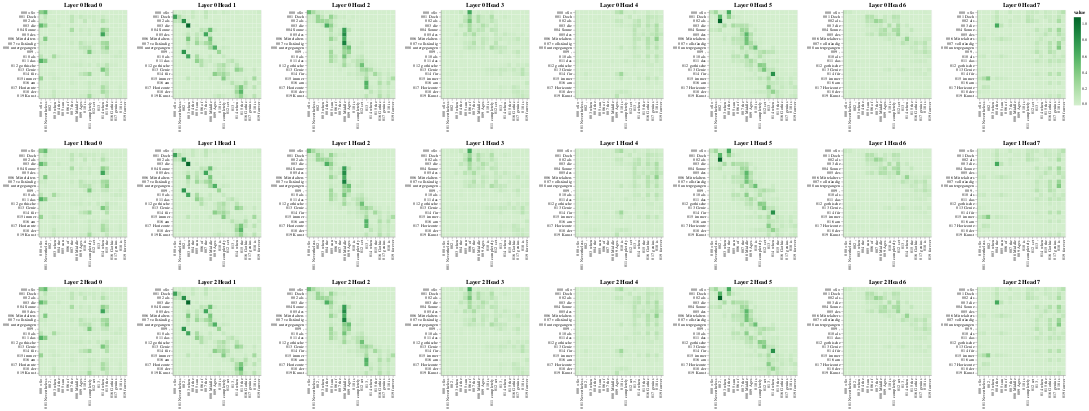

The code cell stored with this chart in its notebook:
### Code cell
# Cross-Attention
get_all_attention_maps("encoder-decoder", layers, heads, encoder_input_tokens, decoder_input_tokens, min(20, sentence_len))

### Figure 1 — Vega-Lite specification as saved in the notebook (floating-point values rounded to 4 significant figures; data arrays with more than 128 entries replaced by an {"elided": "..."} marker saying what was removed)
{"config": {"view": {"continuousWidth": 300, "continuousHeight": 300}}, "vconcat": [{"hconcat": [{"data": {"name": "data-8736ef7be3ede971988604197fa76ca9"}, "mark": {"type": "rect"}, "encoding": {"color": {"field": "value", "scale": {"scheme": "greens"}, "type": "quantitative"}, "tooltip": [{"field": "row", "type": "quantitative"}, {"field": "column", "type": "quantitative"}, {"field": "value", "type": "quantitative"}, {"field": "row_token", "type": "nominal"}, {"field": "col_token", "type": "nominal"}], "x": {"axis": {"title": ""}, "field": "col_token", "type": "nominal"}, "y": {"axis": {"title": ""}, "field": "row_token", "type": "nominal"}}, "height": 200, "name": "view_385", "title": "Layer 0 Head 0", "width": 200}, {"data": {"name": "data-9150cadddae7a0141cdaa6cbe632d141"}, "mark": {"type": "rect"}, "encoding": {"color": {"field": "value", "scale": {"scheme": "greens"}, "type": "quantitative"}, "tooltip": [{"field": "row", "type": "quantitative"}, {"field": "column", "type": "quantitative"}, {"field": "value", "type": "quantitative"}, {"field": "row_token", "type": "nominal"}, {"field": "col_token", "type": "nominal"}], "x": {"axis": {"title": ""}, "field": "col_token", "type": "nominal"}, "y": {"axis": {"title": ""}, "field": "row_token", "type": "nominal"}}, "height": 200, "name": "view_386", "title": "Layer 0 Head 1", "width": 200}, {"data": {"name": "data-ccd108cbacaee5740bf3c2200a75e116"}, "mark": {"type": "rect"}, "encoding": {"color": {"field": "value", "scale": {"scheme": "greens"}, "type": "quantitative"}, "tooltip": [{"field": "row", "type": "quantitative"}, {"field": "column", "type": "quantitative"}, {"field": "value", "type": "quantitative"}, {"field": "row_token", "type": "nominal"}, {"field": "col_token", "type": "nominal"}], "x": {"axis": {"title": ""}, "field": "col_token", "type": "nominal"}, "y": {"axis": {"title": ""}, "field": "row_token", "type": "nominal"}}, "height": 200, "name": "view_387", "title": "Layer 0 Head 2", "width": 200}, {"data": {"name": "data-61908daa3ada5254c2de0e804e0315f9"}, "mark": {"type": "rect"}, "encoding": {"color": {"field": "value", "scale": {"scheme": "greens"}, "type": "quantitative"}, "tooltip": [{"field": "row", "type": "quantitative"}, {"field": "column", "type": "quantitative"}, {"field": "value", "type": "quantitative"}, {"field": "row_token", "type": "nominal"}, {"field": "col_token", "type": "nominal"}], "x": {"axis": {"title": ""}, "field": "col_token", "type": "nominal"}, "y": {"axis": {"title": ""}, "field": "row_token", "type": "nominal"}}, "height": 200, "name": "view_388", "title": "Layer 0 Head 3", "width": 200}, {"data": {"name": "data-4ea4518d038194f1c975bb36cb4beac5"}, "mark": {"type": "rect"}, "encoding": {"color": {"field": "value", "scale": {"scheme": "greens"}, "type": "quantitative"}, "tooltip": [{"field": "row", "type": "quantitative"}, {"field": "column", "type": "quantitative"}, {"field": "value", "type": "quantitative"}, {"field": "row_token", "type": "nominal"}, {"field": "col_token", "type": "nominal"}], "x": {"axis": {"title": ""}, "field": "col_token", "type": "nominal"}, "y": {"axis": {"title": ""}, "field": "row_token", "type": "nominal"}}, "height": 200, "name": "view_389", "title": "Layer 0 Head 4", "width": 200}, {"data": {"name": "data-1f2f0e8140e101efbb5c46f722a12c8e"}, "mark": {"type": "rect"}, "encoding": {"color": {"field": "value", "scale": {"scheme": "greens"}, "type": "quantitative"}, "tooltip": [{"field": "row", "type": "quantitative"}, {"field": "column", "type": "quantitative"}, {"field": "value", "type": "quantitative"}, {"field": "row_token", "type": "nominal"}, {"field": "col_token", "type": "nominal"}], "x": {"axis": {"title": ""}, "field": "col_token", "type": "nominal"}, "y": {"axis": {"title": ""}, "field": "row_token", "type": "nominal"}}, "height": 200, "name": "view_390", "title": "Layer 0 Head 5", "width": 200}, {"data": {"name": "data-29fc10285da00ef0576bc0feae71c1ba"}, "mark": {"type": "rect"}, "encoding": {"color": {"field": "value", "scale": {"scheme": "greens"}, "type": "quantitative"}, "tooltip": [{"field": "row", "type": "quantitative"}, {"field": "column", "type": "quantitative"}, {"field": "value", "type": "quantitative"}, {"field": "row_token", "type": "nominal"}, {"field": "col_token", "type": "nominal"}], "x": {"axis": {"title": ""}, "field": "col_token", "type": "nominal"}, "y": {"axis": {"title": ""}, "field": "row_token", "type": "nominal"}}, "height": 200, "name": "view_391", "title": "Layer 0 Head 6", "width": 200}, {"data": {"name": "data-d03dcd6a5b1e13a312d62ac9c666dbc1"}, "mark": {"type": "rect"}, "encoding": {"color": {"field": "value", "scale": {"scheme": "greens"}, "type": "quantitative"}, "tooltip": [{"field": "row", "type": "quantitative"}, {"field": "column", "type": "quantitative"}, {"field": "value", "type": "quantitative"}, {"field": "row_token", "type": "nominal"}, {"field": "col_token", "type": "nominal"}], "x": {"axis": {"title": ""}, "field": "col_token", "type": "nominal"}, "y": {"axis": {"title": ""}, "field": "row_token", "type": "nominal"}}, "height": 200, "name": "view_392", "title": "Layer 0 Head 7", "width": 200}]}, {"hconcat": [{"data": {"name": "data-8736ef7be3ede971988604197fa76ca9"}, "mark": {"type": "rect"}, "encoding": {"color": {"field": "value", "scale": {"scheme": "greens"}, "type": "quantitative"}, "tooltip": [{"field": "row", "type": "quantitative"}, {"field": "column", "type": "quantitative"}, {"field": "value", "type": "quantitative"}, {"field": "row_token", "type": "nominal"}, {"field": "col_token", "type": "nominal"}], "x": {"axis": {"title": ""}, "field": "col_token", "type": "nominal"}, "y": {"axis": {"title": ""}, "field": "row_token", "type": "nominal"}}, "height": 200, "name": "view_393", "title": "Layer 1 Head 0", "width": 200}, {"data": {"name": "data-9150cadddae7a0141cdaa6cbe632d141"}, "mark": {"type": "rect"}, "encoding": {"color": {"field": "value", "scale": {"scheme": "greens"}, "type": "quantitative"}, "tooltip": [{"field": "row", "type": "quantitative"}, {"field": "column", "type": "quantitative"}, {"field": "value", "type": "quantitative"}, {"field": "row_token", "type": "nominal"}, {"field": "col_token", "type": "nominal"}], "x": {"axis": {"title": ""}, "field": "col_token", "type": "nominal"}, "y": {"axis": {"title": ""}, "field": "row_token", "type": "nominal"}}, "height": 200, "name": "view_394", "title": "Layer 1 Head 1", "width": 200}, {"data": {"name": "data-ccd108cbacaee5740bf3c2200a75e116"}, "mark": {"type": "rect"}, "encoding": {"color": {"field": "value", "scale": {"scheme": "greens"}, "type": "quantitative"}, "tooltip": [{"field": "row", "type": "quantitative"}, {"field": "column", "type": "quantitative"}, {"field": "value", "type": "quantitative"}, {"field": "row_token", "type": "nominal"}, {"field": "col_token", "type": "nominal"}], "x": {"axis": {"title": ""}, "field": "col_token", "type": "nominal"}, "y": {"axis": {"title": ""}, "field": "row_token", "type": "nominal"}}, "height": 200, "name": "view_395", "title": "Layer 1 Head 2", "width": 200}, {"data": {"name": "data-61908daa3ada5254c2de0e804e0315f9"}, "mark": {"type": "rect"}, "encoding": {"color": {"field": "value", "scale": {"scheme": "greens"}, "type": "quantitative"}, "tooltip": [{"field": "row", "type": "quantitative"}, {"field": "column", "type": "quantitative"}, {"field": "value", "type": "quantitative"}, {"field": "row_token", "type": "nominal"}, {"field": "col_token", "type": "nominal"}], "x": {"axis": {"title": ""}, "field": "col_token", "type": "nominal"}, "y": {"axis": {"title": ""}, "field": "row_token", "type": "nominal"}}, "height": 200, "name": "view_396", "title": "Layer 1 Head 3", "width": 200}, {"data": {"name": "data-4ea4518d038194f1c975bb36cb4beac5"}, "mark": {"type": "rect"}, "encoding": {"color": {"field": "value", "scale": {"scheme": "greens"}, "type": "quantitative"}, "tooltip": [{"field": "row", "type": "quantitative"}, {"field": "column", "type": "quantitative"}, {"field": "value", "type": "quantitative"}, {"field": "row_token", "type": "nominal"}, {"field": "col_token", "type": "nominal"}], "x": {"axis": {"title": ""}, "field": "col_token", "type": "nominal"}, "y": {"axis": {"title": ""}, "field": "row_token", "type": "nominal"}}, "height": 200, "name": "view_397", "title": "Layer 1 Head 4", "width": 200}, {"data": {"name": "data-1f2f0e8140e101efbb5c46f722a12c8e"}, "mark": {"type": "rect"}, "encoding": {"color": {"field": "value", "scale": {"scheme": "greens"}, "type": "quantitative"}, "tooltip": [{"field": "row", "type": "quantitative"}, {"field": "column", "type": "quantitative"}, {"field": "value", "type": "quantitative"}, {"field": "row_token", "type": "nominal"}, {"field": "col_token", "type": "nominal"}], "x": {"axis": {"title": ""}, "field": "col_token", "type": "nominal"}, "y": {"axis": {"title": ""}, "field": "row_token", "type": "nominal"}}, "height": 200, "name": "view_398", "title": "Layer 1 Head 5", "width": 200}, {"data": {"name": "data-29fc10285da00ef0576bc0feae71c1ba"}, "mark": {"type": "rect"}, "encoding": {"color": {"field": "value", "scale": {"scheme": "greens"}, "type": "quantitative"}, "tooltip": [{"field": "row", "type": "quantitative"}, {"field": "column", "type": "quantitative"}, {"field": "value", "type": "quantitative"}, {"field": "row_token", "type": "nominal"}, {"field": "col_token", "type": "nominal"}], "x": {"axis": {"title": ""}, "field": "col_token", "type": "nominal"}, "y": {"axis": {"title": ""}, "field": "row_token", "type": "nominal"}}, "height": 200, "name": "view_399", "title": "Layer 1 Head 6", "width": 200}, {"data": {"name": "data-d03dcd6a5b1e13a312d62ac9c666dbc1"}, "mark": {"type": "rect"}, "encoding": {"color": {"field": "value", "scale": {"scheme": "greens"}, "type": "quantitative"}, "tooltip": [{"field": "row", "type": "quantitative"}, {"field": "column", "type": "quantitative"}, {"field": "value", "type": "quantitative"}, {"field": "row_token", "type": "nominal"}, {"field": "col_token", "type": "nominal"}], "x": {"axis": {"title": ""}, "field": "col_token", "type": "nominal"}, "y": {"axis": {"title": ""}, "field": "row_token", "type": "nominal"}}, "height": 200, "name": "view_400", "title": "Layer 1 Head 7", "width": 200}]}, {"hconcat": [{"data": {"name": "data-8736ef7be3ede971988604197fa76ca9"}, "mark": {"type": "rect"}, "encoding": {"color": {"field": "value", "scale": {"scheme": "greens"}, "type": "quantitative"}, "tooltip": [{"field": "row", "type": "quantitative"}, {"field": "column", "type": "quantitative"}, {"field": "value", "type": "quantitative"}, {"field": "row_token", "type": "nominal"}, {"field": "col_token", "type": "nominal"}], "x": {"axis": {"title": ""}, "field": "col_token", "type": "nominal"}, "y": {"axis": {"title": ""}, "field": "row_token", "type": "nominal"}}, "height": 200, "name": "view_401", "title": "Layer 2 Head 0", "width": 200}, {"data": {"name": "data-9150cadddae7a0141cdaa6cbe632d141"}, "mark": {"type": "rect"}, "encoding": {"color": {"field": "value", "scale": {"scheme": "greens"}, "type": "quantitative"}, "tooltip": [{"field": "row", "type": "quantitative"}, {"field": "column", "type": "quantitative"}, {"field": "value", "type": "quantitative"}, {"field": "row_token", "type": "nominal"}, {"field": "col_token", "type": "nominal"}], "x": {"axis": {"title": ""}, "field": "col_token", "type": "nominal"}, "y": {"axis": {"title": ""}, "field": "row_token", "type": "nominal"}}, "height": 200, "name": "view_402", "title": "Layer 2 Head 1", "width": 200}, {"data": {"name": "data-ccd108cbacaee5740bf3c2200a75e116"}, "mark": {"type": "rect"}, "encoding": {"color": {"field": "value", "scale": {"scheme": "greens"}, "type": "quantitative"}, "tooltip": [{"field": "row", "type": "quantitative"}, {"field": "column", "type": "quantitative"}, {"field": "value", "type": "quantitative"}, {"field": "row_token", "type": "nominal"}, {"field": "col_token", "type": "nominal"}], "x": {"axis": {"title": ""}, "field": "col_token", "type": "nominal"}, "y": {"axis": {"title": ""}, "field": "row_token", "type": "nominal"}}, "height": 200, "name": "view_403", "title": "Layer 2 Head 2", "width": 200}, {"data": {"name": "data-61908daa3ada5254c2de0e804e0315f9"}, "mark": {"type": "rect"}, "encoding": {"color": {"field": "value", "scale": {"scheme": "greens"}, "type": "quantitative"}, "tooltip": [{"field": "row", "type": "quantitative"}, {"field": "column", "type": "quantitative"}, {"field": "value", "type": "quantitative"}, {"field": "row_token", "type": "nominal"}, {"field": "col_token", "type": "nominal"}], "x": {"axis": {"title": ""}, "field": "col_token", "type": "nominal"}, "y": {"axis": {"title": ""}, "field": "row_token", "type": "nominal"}}, "height": 200, "name": "view_404", "title": "Layer 2 Head 3", "width": 200}, {"data": {"name": "data-4ea4518d038194f1c975bb36cb4beac5"}, "mark": {"type": "rect"}, "encoding": {"color": {"field": "value", "scale": {"scheme": "greens"}, "type": "quantitative"}, "tooltip": [{"field": "row", "type": "quantitative"}, {"field": "column", "type": "quantitative"}, {"field": "value", "type": "quantitative"}, {"field": "row_token", "type": "nominal"}, {"field": "col_token", "type": "nominal"}], "x": {"axis": {"title": ""}, "field": "col_token", "type": "nominal"}, "y": {"axis": {"title": ""}, "field": "row_token", "type": "nominal"}}, "height": 200, "name": "view_405", "title": "Layer 2 Head 4", "width": 200}, {"data": {"name": "data-1f2f0e8140e101efbb5c46f722a12c8e"}, "mark": {"type": "rect"}, "encoding": {"color": {"field": "value", "scale": {"scheme": "greens"}, "type": "quantitative"}, "tooltip": [{"field": "row", "type": "quantitative"}, {"field": "column", "type": "quantitative"}, {"field": "value", "type": "quantitative"}, {"field": "row_token", "type": "nominal"}, {"field": "col_token", "type": "nominal"}], "x": {"axis": {"title": ""}, "field": "col_token", "type": "nominal"}, "y": {"axis": {"title": ""}, "field": "row_token", "type": "nominal"}}, "height": 200, "name": "view_406", "title": "Layer 2 Head 5", "width": 200}, {"data": {"name": "data-29fc10285da00ef0576bc0feae71c1ba"}, "mark": {"type": "rect"}, "encoding": {"color": {"field": "value", "scale": {"scheme": "greens"}, "type": "quantitative"}, "tooltip": [{"field": "row", "type": "quantitative"}, {"field": "column", "type": "quantitative"}, {"field": "value", "type": "quantitative"}, {"field": "row_token", "type": "nominal"}, {"field": "col_token", "type": "nominal"}], "x": {"axis": {"title": ""}, "field": "col_token", "type": "nominal"}, "y": {"axis": {"title": ""}, "field": "row_token", "type": "nominal"}}, "height": 200, "name": "view_407", "title": "Layer 2 Head 6", "width": 200}, {"data": {"name": "data-d03dcd6a5b1e13a312d62ac9c666dbc1"}, "mark": {"type": "rect"}, "encoding": {"color": {"field": "value", "scale": {"scheme": "greens"}, "type": "quantitative"}, "tooltip": [{"field": "row", "type": "quantitative"}, {"field": "column", "type": "quantitative"}, {"field": "value", "type": "quantitative"}, {"field": "row_token", "type": "nominal"}, {"field": "col_token", "type": "nominal"}], "x": {"axis": {"title": ""}, "field": "col_token", "type": "nominal"}, "y": {"axis": {"title": ""}, "field": "row_token", "type": "nominal"}}, "height": 200, "name": "view_408", "title": "Layer 2 Head 7", "width": 200}]}], "params": [{"name": "param_385", "select": {"type": "interval", "encodings": ["x", "y"]}, "bind": "scales", "views": ["view_385"]}, {"name": "param_386", "select": {"type": "interval", "encodings": ["x", "y"]}, "bind": "scales", "views": ["view_386"]}, {"name": "param_387", "select": {"type": "interval", "encodings": ["x", "y"]}, "bind": "scales", "views": ["view_387"]}, {"name": "param_388", "select": {"type": "interval", "encodings": ["x", "y"]}, "bind": "scales", "views": ["view_388"]}, {"name": "param_389", "select": {"type": "interval", "encodings": ["x", "y"]}, "bind": "scales", "views": ["view_389"]}, {"name": "param_390", "select": {"type": "interval", "encodings": ["x", "y"]}, "bind": "scales", "views": ["view_390"]}, {"name": "param_391", "select": {"type": "interval", "encodings": ["x", "y"]}, "bind": "scales", "views": ["view_391"]}, {"name": "param_392", "select": {"type": "interval", "encodings": ["x", "y"]}, "bind": "scales", "views": ["view_392"]}, {"name": "param_393", "select": {"type": "interval", "encodings": ["x", "y"]}, "bind": "scales", "views": ["view_393"]}, {"name": "param_394", "select": {"type": "interval", "encodings": ["x", "y"]}, "bind": "scales", "views": ["view_394"]}, {"name": "param_395", "select": {"type": "interval", "encodings": ["x", "y"]}, "bind": "scales", "views": ["view_395"]}, {"name": "param_396", "select": {"type": "interval", "encodings": ["x", "y"]}, "bind": "scales", "views": ["view_396"]}, {"name": "param_397", "select": {"type": "interval", "encodings": ["x", "y"]}, "bind": "scales", "views": ["view_397"]}, {"name": "param_398", "select": {"type": "interval", "encodings": ["x", "y"]}, "bind": "scales", "views": ["view_398"]}, {"name": "param_399", "select": {"type": "interval", "encodings": ["x", "y"]}, "bind": "scales", "views": ["view_399"]}, {"name": "param_400", "select": {"type": "interval", "encodings": ["x", "y"]}, "bind": "scales", "views": ["view_400"]}, {"name": "param_401", "select": {"type": "interval", "encodings": ["x", "y"]}, "bind": "scales", "views": ["view_401"]}, {"name": "param_402", "select": {"type": "interval", "encodings": ["x", "y"]}, "bind": "scales", "views": ["view_402"]}, {"name": "param_403", "select": {"type": "interval", "encodings": ["x", "y"]}, "bind": "scales", "views": ["view_403"]}, {"name": "param_404", "select": {"type": "interval", "encodings": ["x", "y"]}, "bind": "scales", "views": ["view_404"]}, {"name": "param_405", "select": {"type": "interval", "encodings": ["x", "y"]}, "bind": "scales", "views": ["view_405"]}, {"name": "param_406", "select": {"type": "interval", "encodings": ["x", "y"]}, "bind": "scales", "views": ["view_406"]}, {"name": "param_407", "select": {"type": "interval", "encodings": ["x", "y"]}, "bind": "scales", "views": ["view_407"]}, {"name": "param_408", "select": {"type": "interval", "encodings": ["x", "y"]}, "bind": "scales", "views": ["view_408"]}], "$schema": "https://vega.github.io/schema/vega-lite/v5.20.1.json", "datasets": {"data-8736ef7be3ede971988604197fa76ca9": {"elided": "400 records"}, "data-9150cadddae7a0141cdaa6cbe632d141": {"elided": "400 records"}, "data-ccd108cbacaee5740bf3c2200a75e116": {"elided": "400 records"}, "data-61908daa3ada5254c2de0e804e0315f9": {"elided": "400 records"}, "data-4ea4518d038194f1c975bb36cb4beac5": {"elided": "400 records"}, "data-1f2f0e8140e101efbb5c46f722a12c8e": {"elided": "400 records"}, "data-29fc10285da00ef0576bc0feae71c1ba": {"elided": "400 records"}, "data-d03dcd6a5b1e13a312d62ac9c666dbc1": {"elided": "400 records"}}}
